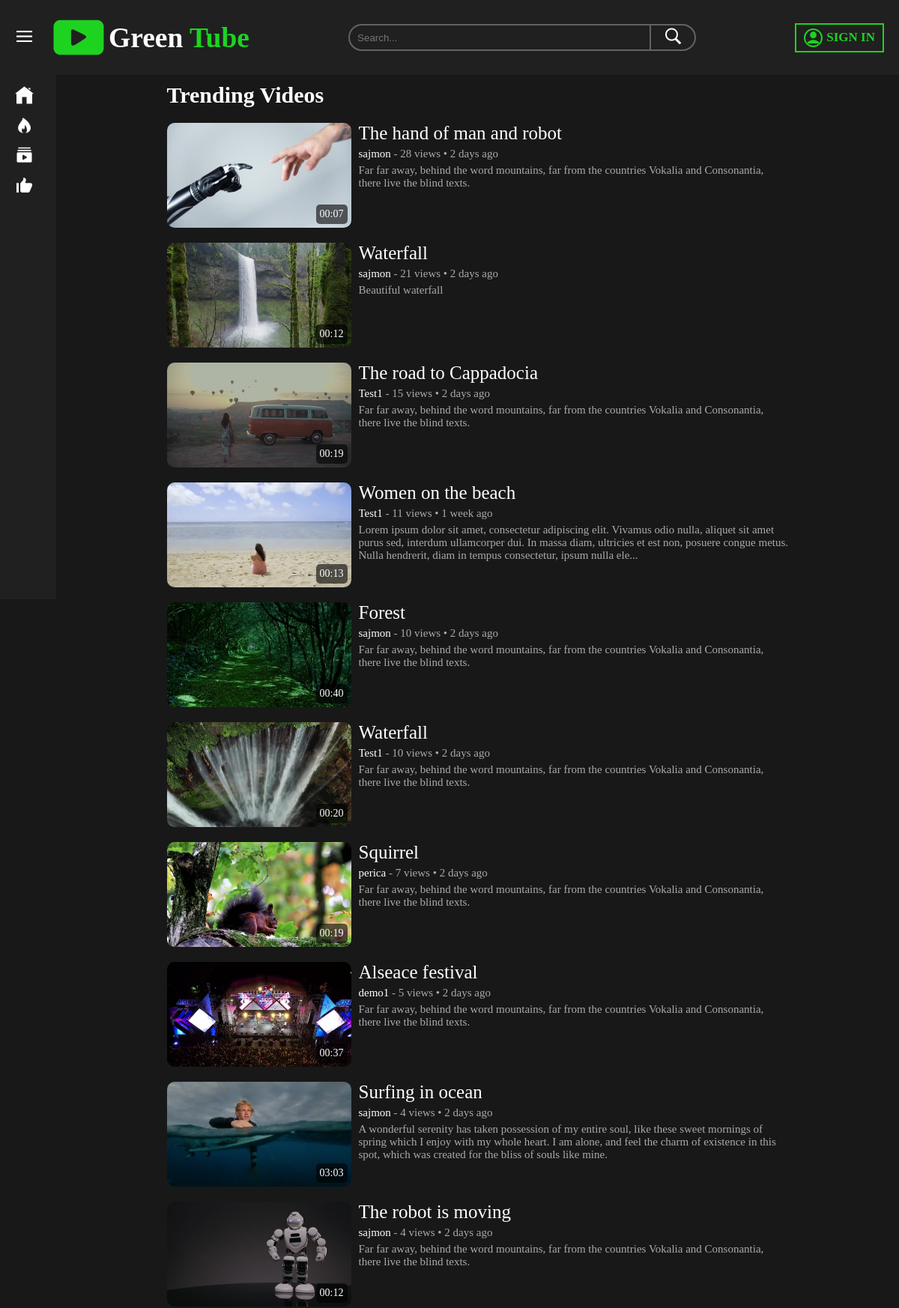
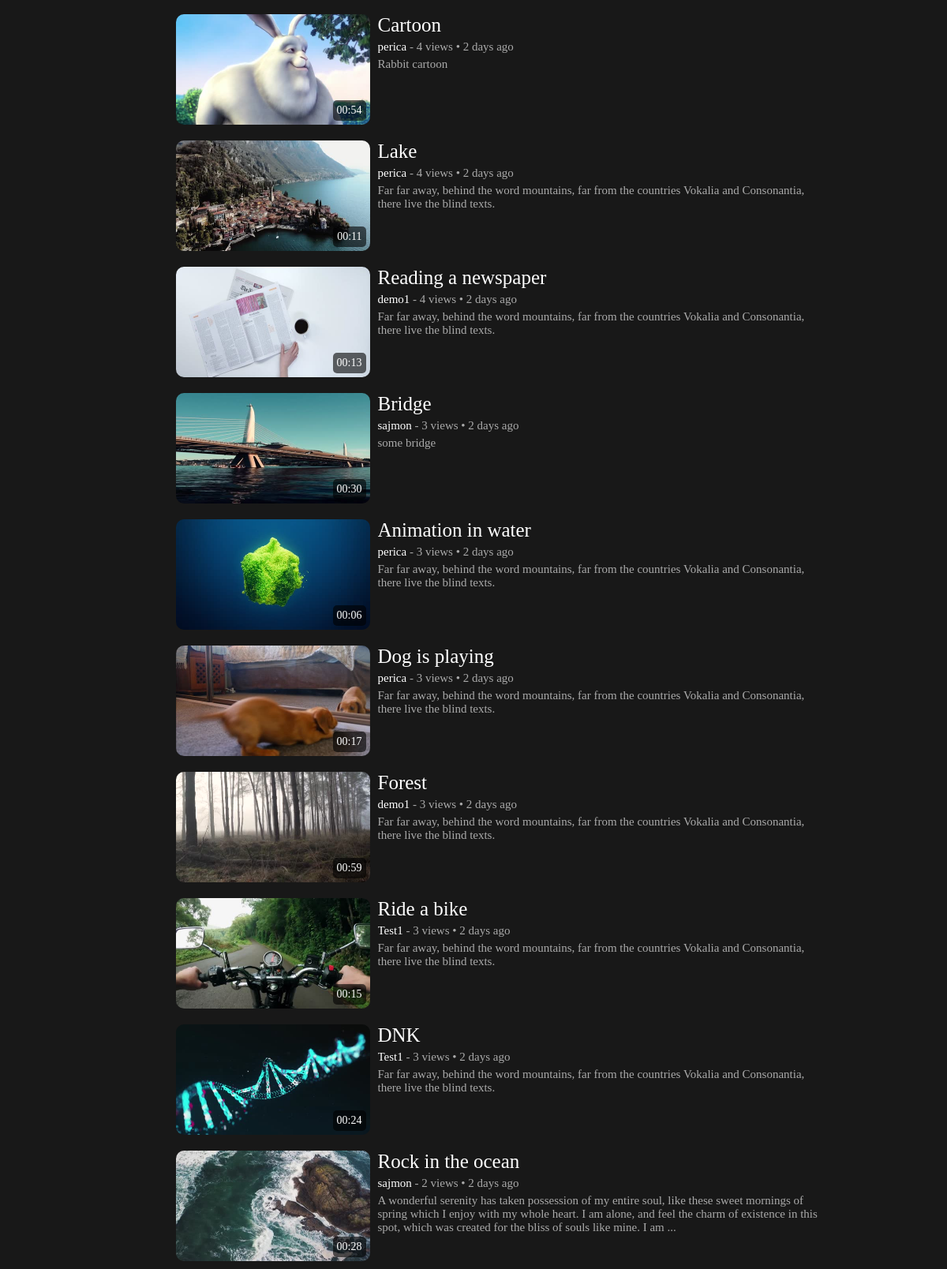
Screenshot of /pages/trending with the database file from the repository (2 pictures, top to bottom).
### tables this page shows
CREATE TABLE IF NOT EXISTS `videos` (
  `videoId` int(11) NOT NULL AUTO_INCREMENT,
  `uploadedBy` int(11) NOT NULL,
  `title` varchar(250) NOT NULL,
  `description` text NOT NULL,
  `category` int(11) NOT NULL,
  `privacy` int(11) NOT NULL,
  `comments` int(11) NOT NULL,
  `filePath` varchar(250) NOT NULL,
  `uploadDate` datetime NOT NULL,
  `views` int(11) NOT NULL DEFAULT '0',
  `duration` varchar(10) DEFAULT NULL,
  PRIMARY KEY (`videoId`)
);

CREATE TABLE IF NOT EXISTS `thumbnails` (
  `id` int(11) NOT NULL AUTO_INCREMENT,
  `videoId` int(11) NOT NULL,
  `filePath` varchar(250) NOT NULL,
  `selected` int(11) NOT NULL,
  PRIMARY KEY (`id`)
);

CREATE TABLE IF NOT EXISTS `users` (
  `userId` int(11) NOT NULL AUTO_INCREMENT,
  `firstName` varchar(25) NOT NULL,
  `lastName` varchar(25) NOT NULL,
  `username` varchar(25) NOT NULL,
  `email` varchar(150) NOT NULL,
  `password` varchar(255) NOT NULL,
  `signUpDate` datetime NOT NULL,
  `profilePic` text NOT NULL,
  `coverPic` text NOT NULL,
  `channelDesc` text,
  PRIMARY KEY (`userId`)
);

### app/controllers/Pages.php (called while the page is built, shortened)
<?php
class Pages extends Controller
{
	private $videoModel;
	private $subscriberModel;
	public function __construct()
	{
	    $this->videoModel = $this->model('Video');
	    $this->subscriberModel = $this->model('Subscriber');
	}
	public function trending()
	{
	    $videos = $this->videoModel->getTrendingVideos();
	    $subs = $this->subscriberModel->getSubscriptions();
	    $data = [
	    	'title' => "Trending - " . SITENAME,
	    	'videos' => $videos,
			'subs' => $subs
	    ];
	    $this->view('pages/trending', $data);
	}
}
 ?>

### app/core/Core.php (called while the page is built, shortened)
<?php
class Core
{
    protected $currentMethod = 'index';
    public function __construct()
    {
       $url = $this->getUrl();
       if (isset($url[0]) && file_exists('../app/controllers/' . ucwords($url[0]). '.php')) {
            unset($url[0]);
        }
        $this->currentController = new $this->currentController;
        if (isset($url[1])) {
            if (method_exists($this->currentController, $url[1])) {
                $this->currentMethod = $url[1];
                unset($url[1]);
            }
        }
        $this->params = $url ? array_values($url) : [];
        call_user_func_array([$this->currentController,$this->currentMethod], $this->params);
    }
    public function getUrl()
    {
        if (isset($_GET['url'])) {
            $url = rtrim($_GET['url'], '/');
            $url = filter_var($url, FILTER_SANITIZE_URL);
            $url = explode('/', $url);
            return $url;
        }
    }
}
 ?>

### public/index.php (called while the page is built, shortened)
<?php
$init = new Core();
 ?>

### app/core/Database.php (called while the page is built, shortened)
<?php
class Database
{
    private $host = DB_HOST;
    private $user = DB_USER;
    private $pass = DB_PASS;
    private $dbname = DB_NAME;
    private $dbh;
    private $stmt;
    public function __construct()
    {
        $dsn = 'mysql:host=' . $this->host . ';dbname=' . $this->dbname;
        $options = [
        	PDO::ATTR_PERSISTENT => true,
        	PDO::ATTR_ERRMODE => PDO::ERRMODE_EXCEPTION
        ];
        try{
        	$this->dbh = new PDO($dsn, $this->user, $this->pass, $options);
        } catch (PDOException $e){
        	$this->error = $e->getMessage();
        	echo $this->error;
        }
    }
    public function query($sql)
    {
        $this->stmt = $this->dbh->prepare($sql);
    }
    public function bind($param, $value, $type = null)
    {
     	if (is_null($type))
     	{
     	   	switch (true)
     	   	{
     	   		case is_null($value):
     	   			$type = PDO::PARAM_NULL;
     	   			break;
     	   	}
     	}
     	$this->stmt->bindValue($param, $value, $type);
    }
    public function execute()
    {
        return $this->stmt->execute();
    }
    public function resultSet()
    {
        $this->execute();
        return $this->stmt->fetchAll(PDO::FETCH_OBJ);
    }
}
 ?>

### app/models/Video.php (called while the page is built, shortened)
<?php
class Video
{
	private $db;
  	public function __construct()
	{
		$this->db = new Database;
	}
	public function getTrendingVideos()
	{
	    $this->db->query("SELECT v.videoId, v.title, v.description, v.filePath as videoPath, v.uploadDate, v.views, v.duration, t.filePath as thumbPath, u.username FROM videos as v inner join thumbnails as t on v.videoId = t.videoId and t.selected = 1 inner join users as u on v.uploadedBy = u.userId WHERE v.uploadDate >= NOW() - INTERVAL 14 DAY AND v.privacy = 0  ORDER BY v.views DESC LIMIT 20");
	    return $this->db->resultSet();
	}
}
 ?>

### app/core/Formater.php (called while the page is built, shortened)
<?php
class Formater
{
	public static function getFormattedNumber($value, $locale = 'en_US'){
		$style = NumberFormatter::PADDING_POSITION;
		$formatter = new NumberFormatter($locale, $style);
		return $formatter->format($value);
	}
	public static function timeAgo($datetime, $full = false) {
		$now = new DateTime;
		$ago = new DateTime($datetime);
		$diff = $now->diff($ago);
		$diff->w = floor($diff->d / 7);
		$diff->d -= $diff->w * 7;
		$string = [
		    'y' => 'year',
		    'm' => 'month',
		    'w' => 'week',
		    'd' => 'day',
		    'h' => 'hour',
		    'i' => 'minute',
		    's' => 'second',
		];
		foreach ($string as $k => &$v) {
		    if ($diff->$k) {
		        $v = $diff->$k . ' ' . $v . ($diff->$k > 1 ? 's' : '');
		    } else {
		        unset($string[$k]);
		    }
		}
		if (!$full) $string = array_slice($string, 0, 1);
		return $string ? implode(', ', $string) . ' ago' : 'just now';
	}
}
?>

### app/views/pages/trending.php (the view, shortened to what this page needs)
<main class="content">
   <div class="trendingContent">
      <?php if($data['videos']): ?>
        <h2>Trending Videos</h2>
        <?php foreach ($data['videos'] as $video) :?>
          <div class="videoItem">
            <div class="videoThumbnail">
              <a href="<?= URLROOT; ?>/watch/<?= $video->videoId; ?>">
                <video muted class="videoPlay" poster="<?= URLROOT . '/' . $video->thumbPath; ?>">
                  <source src="<?= URLROOT . '/' . $video->videoPath; ?>" type="video/mp4">
                </video>
                <div class="duration">
                  <span><?= $video->duration; ?></span>
                </div>
              </a>
            </div>
            <div class="videoDetails">
              <a class="videoTitle" href="<?= URLROOT; ?>/watch/<?= $video->videoId; ?>"><?= $video->title; ?></a>
              <p><a href="<?= URLROOT; ?>/profiles/<?= $video->username; ?>"><?= $video->username; ?></a> - <?= Formater::getFormattedNumber($video->views); ?> views &bull; <?= Formater::timeAgo($video->uploadDate); ?></p>
              <p class="description"><?= substr($video->description,0,250) . (strlen($video->description) > 250 ? '...' : ''); ?></p>
            </div>
          </div>
        <?php endforeach; ?>
      <?php else: ?>
        <h2 class="noTrending">No trending videos to show</h2>
      <?php endif; ?>
    </div>
</main>

### public/assets/scss/style.css (style rules this page uses)
* { padding: 0; margin: 0; box-sizing: border-box; outline: none; text-decoration: none; list-style: none; }
html { font-size: 62.5%; }
body { background-color: #181818; color: #fff; }
a { color: #fff; }
video { width: 100%; }
main.content { width: 100%; overflow: hidden; }
.videoItem .videoThumbnail video { width: 100%; border-radius: 1rem; -o-object-fit: cover; object-fit: cover; height: 100%; transition: transform 0.3s; }
.videoItem .videoThumbnail .duration { position: absolute; bottom: 0.5rem; right: 0.5rem; font-size: 1.4rem; background-color: rgba(0, 0, 0, 0.6); padding: 0.5rem; border-radius: 0.5rem; }
.trendingContent { max-width: 85rem; margin: 0 auto; }
.trendingContent h2 { font-size: 3rem; margin: 1rem; }
.trendingContent .videoItem { width: 100%; height: 16rem; padding: 1rem; display: flex; }
.trendingContent .videoItem .videoThumbnail { width: 30%; position: relative; margin-right: 1rem; overflow: hidden; }
.trendingContent .videoItem .videoDetails { width: 70%; overflow: hidden; }
.trendingContent .videoItem .videoDetails .videoTitle { font-size: 2.5rem; display: inline-block; margin-bottom: 0.5rem; }
.trendingContent .videoItem .videoDetails p { font-size: 1.5rem; color: #aaa; margin-bottom: 0.5rem; }

### rows the page displays
videos: duration "00:07", title "The hand of man and robot", users.username "sajmon", views "28", uploadDate "2 days ago", description "Far far away, behind the word mountains, far from the countries Vokalia and Consonantia, there live the blind texts."
videos: duration "00:12", title "Waterfall", users.username "sajmon", views "21", uploadDate "2 days ago", description "Beautiful waterfall"
videos: duration "00:19", title "The road to Cappadocia", users.username "Test1", views "15", uploadDate "2 days ago", description "Far far away, behind the word mountains, far from the countries Vokalia and Consonantia, there live the blind texts."
videos: duration "00:13", title "Women on the beach", users.username "Test1", views "11", uploadDate "1 week ago", description "Lorem ipsum dolor sit amet, consectetur adipiscing elit. Vivamus odio nulla, aliquet sit amet purus sed, interdum ullamcorper dui. In massa diam, ultricies et est non, posuere congue metus. Nulla hendrerit, diam in tempus consectetur, ipsum nulla ele"
videos: duration "00:40", title "Forest", users.username "sajmon", views "10", uploadDate "2 days ago", description "Far far away, behind the word mountains, far from the countries Vokalia and Consonantia, there live the blind texts."
videos: duration "00:20", title "Waterfall", users.username "Test1", views "10", uploadDate "2 days ago", description "Far far away, behind the word mountains, far from the countries Vokalia and Consonantia, there live the blind texts."
videos: duration "00:19", title "Squirrel", users.username "perica", views "7", uploadDate "2 days ago", description "Far far away, behind the word mountains, far from the countries Vokalia and Consonantia, there live the blind texts."
videos: duration "00:37", title "Alseace festival", users.username "demo1", views "5", uploadDate "2 days ago", description "Far far away, behind the word mountains, far from the countries Vokalia and Consonantia, there live the blind texts."
videos: duration "03:03", title "Surfing in ocean", users.username "sajmon", views "4", uploadDate "2 days ago", description "A wonderful serenity has taken possession of my entire soul, like these sweet mornings of spring which I enjoy with my whole heart. I am alone, and feel the charm of existence in this spot, which was created for the bliss of souls like mine."
videos: duration "00:12", title "The robot is moving", users.username "sajmon", views "4", uploadDate "2 days ago", description "Far far away, behind the word mountains, far from the countries Vokalia and Consonantia, there live the blind texts."
videos: duration "00:54", title "Cartoon", users.username "perica", views "4", uploadDate "2 days ago", description "Rabbit cartoon"
videos: duration "00:11", title "Lake", users.username "perica", views "4", uploadDate "2 days ago", description "Far far away, behind the word mountains, far from the countries Vokalia and Consonantia, there live the blind texts."
videos: duration "00:13", title "Reading a newspaper", users.username "demo1", views "4", uploadDate "2 days ago", description "Far far away, behind the word mountains, far from the countries Vokalia and Consonantia, there live the blind texts."
videos: duration "00:30", title "Bridge", users.username "sajmon", views "3", uploadDate "2 days ago", description "some bridge"
videos: duration "00:06", title "Animation in water", users.username "perica", views "3", uploadDate "2 days ago", description "Far far away, behind the word mountains, far from the countries Vokalia and Consonantia, there live the blind texts."
videos: duration "00:17", title "Dog is playing", users.username "perica", views "3", uploadDate "2 days ago", description "Far far away, behind the word mountains, far from the countries Vokalia and Consonantia, there live the blind texts."
videos: duration "00:59", title "Forest", users.username "demo1", views "3", uploadDate "2 days ago", description "Far far away, behind the word mountains, far from the countries Vokalia and Consonantia, there live the blind texts."
videos: duration "00:15", title "Ride a bike", users.username "Test1", views "3", uploadDate "2 days ago", description "Far far away, behind the word mountains, far from the countries Vokalia and Consonantia, there live the blind texts."
videos: duration "00:24", title "DNK", users.username "Test1", views "3", uploadDate "2 days ago", description "Far far away, behind the word mountains, far from the countries Vokalia and Consonantia, there live the blind texts."
videos: duration "00:28", title "Rock in the ocean", users.username "sajmon", views "2", uploadDate "2 days ago", description "A wonderful serenity has taken possession of my entire soul, like these sweet mornings of spring which I enjoy with my whole heart. I am alone, and feel the charm of existence in this spot, which was created for the bliss of souls like mine. I am"
